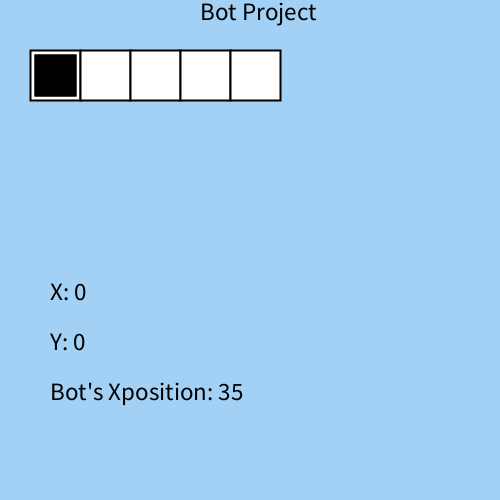
Frame 1 (no input)
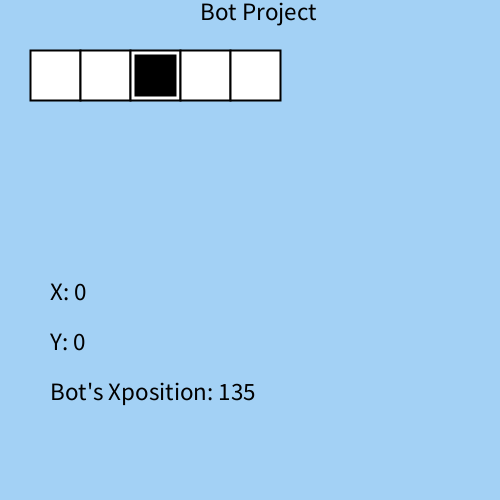
Frame 60 (the mouse pressed at the canvas centre just before this capture)
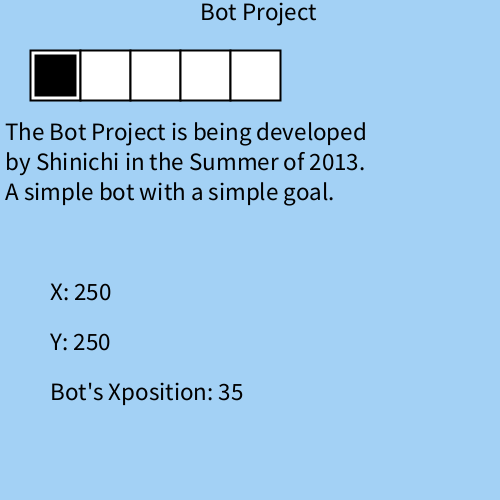
Frame 120 (the mouse held since frame 60 and released just before this capture)

The Processing sketch that drew these frames (run headless with seeded random() and noise(); from frame 60 on, the mouse is pressed at the canvas centre):

// Processing sketch: processing_108167
// ── processing_108167.pde

int x = 30;
//boolean switch to start the bot
boolean start = true;
boolean mouseon = false;
int xp = 35;
//stores random value
int r;
//stores the x positions of the cubes
int [] xarray = new int[5];

void setup(){
size(500,500);
//slow and nice
frameRate(5);
//for loop to store the first five cubes' Xs
for(int i = 0; i <= 4;i++){
    xarray[i] = x;
    x = x + 50;
  }
}

void draw(){
background(163,209,245);
display();
fill(255);
//for loop to draw five cubes
for(int i = 0; i < xarray.length;i++){
  strokeWeight(2);
  rect(xarray[i],50,50,50);
  }
  fill(0);
  bot();
  fill(0);
  text("X: " + mouseX,50,300);
  text("Y: " + mouseY,50,350);
  text("Bot's Xposition: " + xp,50,400);
}

//bot code
void bot (){
if (start == true){
  start();
  start = false;
  }
  else {
  action();
  }
}

//draws bot in leftmost cube
void start(){
rect(xp, 55, 40, 40);
action();
}

void action (){
randomiser();
if(r == 1){
  //moves rightwards
  move(3);
  }
if (r == 2){
 //moves leftwards
  move(9);
  }
else {
  //stays still
  move(0);
  }
}

//function to get a random value
int randomiser (){
  r = int(random(1,10));
  return r;
}

int move (int m){
if (m == 3){
  if(xp < 235){
    xp = xp + 50;
    rect(xp,55,40,40);
    }
  }
if (m == 9){
  if(xp > 35){
    xp = xp - 50;
    rect(xp,55,40,40);
    }
  }
if(m == 0){
  rect(xp,55,40,40);
  }
  return m;
}

void display(){
fill(0);
textSize(25);
text("Bot Project",200,20);
if(mouseon == true){
  text("The Bot Project is being developed",5,140);
  text("by Shinichi in the Summer of 2013.",5,170);
  text("A simple bot with a simple goal.",5,200);
  }
}

void mousePressed (){
fill(0);
if(mouseon == true){
  mouseon = false;
  }
 else if(mouseon == false){
  mouseon = true;
  }
}
